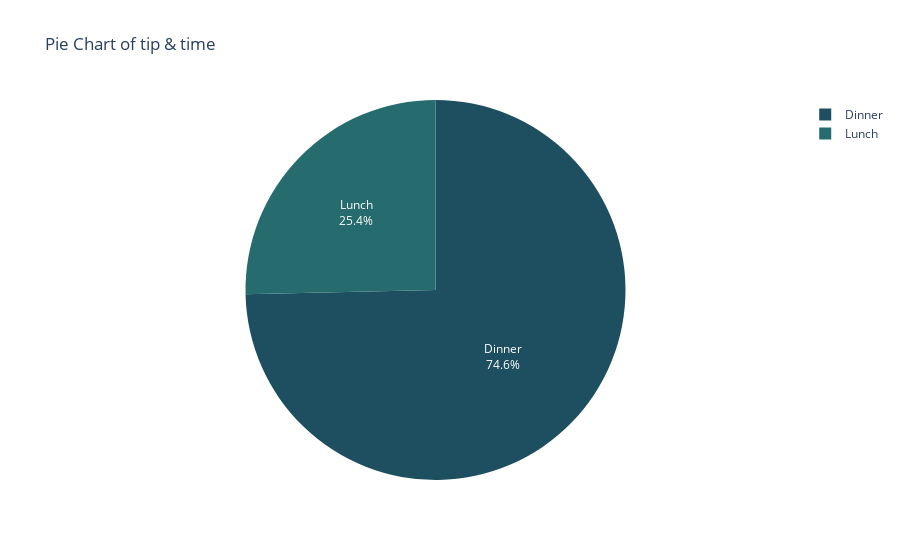

This figure's notebook cell:
### Code cell
fig = px.pie(df2 ,
       values = "tip" , 
       names = "time"       , 
       title = "Pie Chart of tip & time" ,
       color_discrete_sequence = px.colors.sequential.Blugrn_r)

fig.update_traces(textposition='inside', textinfo='percent+label')
fig.show()

### Figure 1 — Plotly figure (JSON) as saved in the notebook; plotly's stock layout.template omitted (floating-point values rounded to 4 significant figures; data arrays with more than 128 entries replaced by an {"elided": "..."} marker saying what was removed)
{"data": [{"domain": {"x": [0, 1], "y": [0, 1]}, "hovertemplate": "time=%{label}<br>tip=%{value}<extra></extra>", "labels": {"elided": "244 str values"}, "legendgroup": "", "name": "", "showlegend": true, "textinfo": "percent+label", "textposition": "inside", "type": "pie", "values": {"elided": "244 float values"}}], "layout": {"legend": {"tracegroupgap": 0}, "piecolorway": ["rgb(29, 79, 96)", "rgb(38, 107, 110)", "rgb(54, 135, 122)", "rgb(77, 162, 132)", "rgb(109, 188, 144)", "rgb(150, 210, 164)", "rgb(196, 230, 195)"], "title": {"text": "Pie Chart of tip & time"}}}
